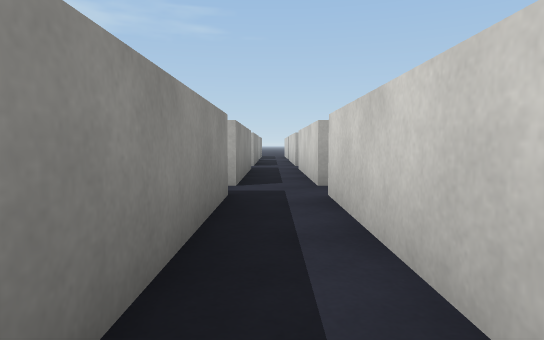
View 1 (above)

23 first-person views from a walk through a Unity game level. The camera is 0.62 m above the floor, tilts 4° down and sees 75° across. The floor is counted in squares, 1 m on a side. Each view is taken from the middle of a square. On the plan, view 1 faces up. The plan holds only what a view shows up to about 10 squares ahead; the rest is blank. The place goes on beyond the plan. Surface patterns are stand-ins for the level's own textures.

View 2
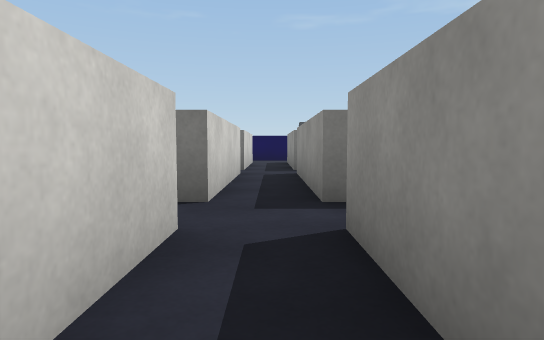

View 3
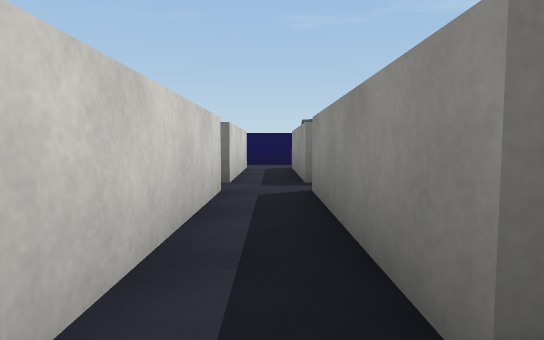

View 4
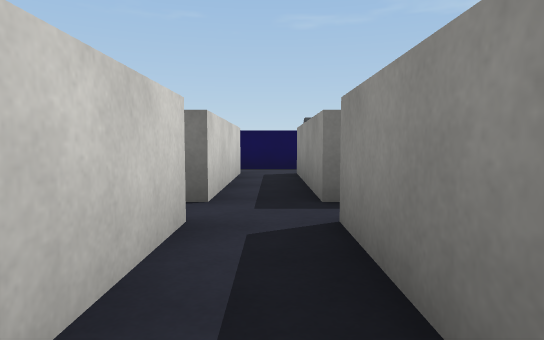

View 5
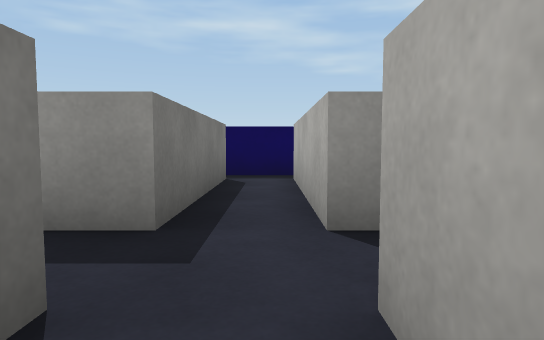

View 6
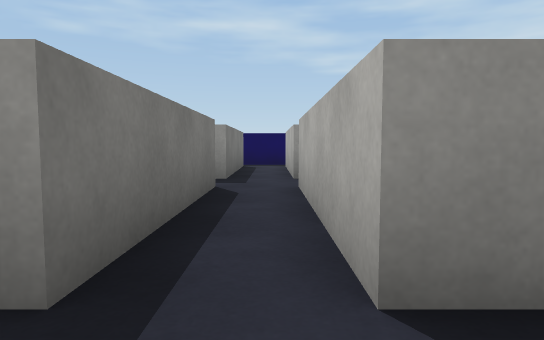

View 7
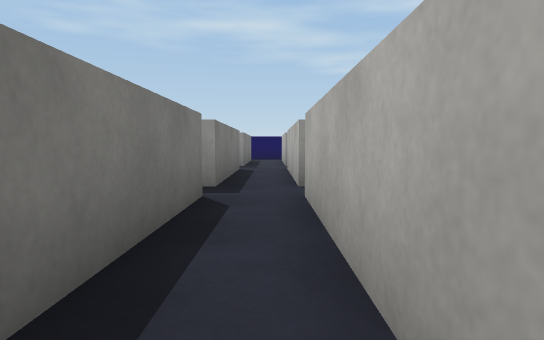

View 8
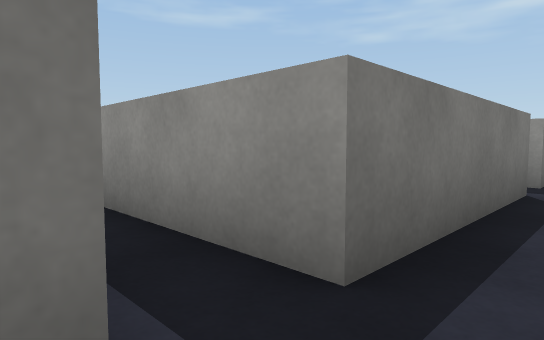

View 9
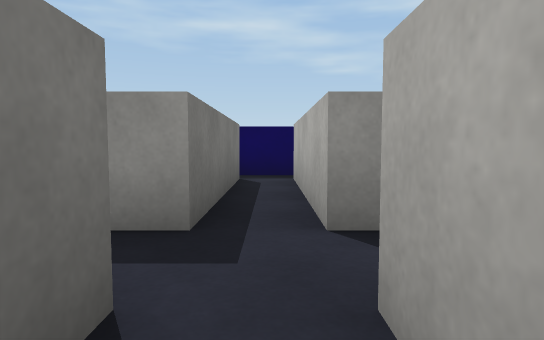

View 10
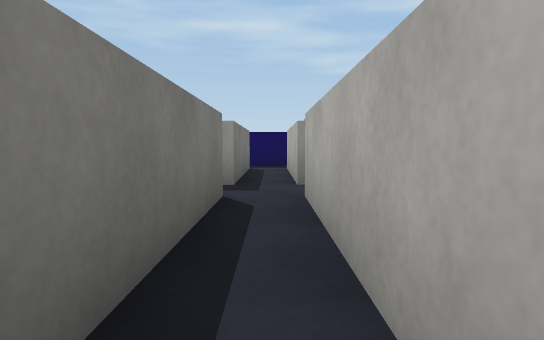

View 11
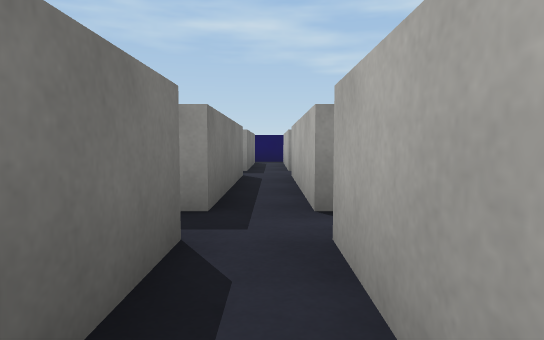

View 12
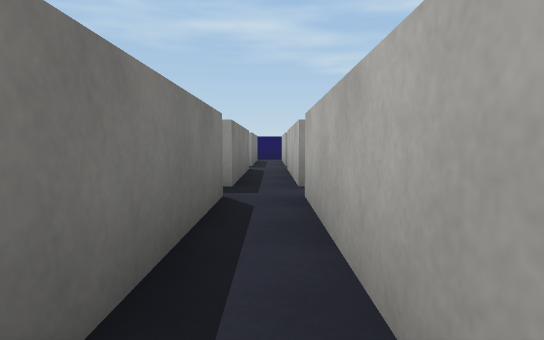

View 13
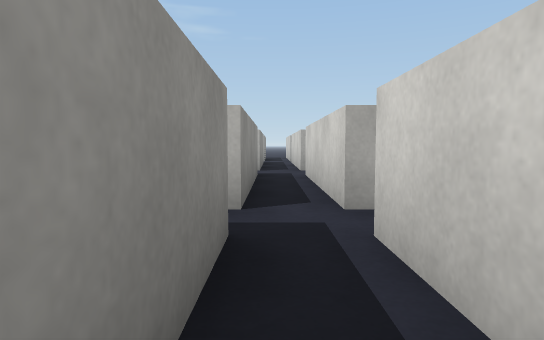

View 14
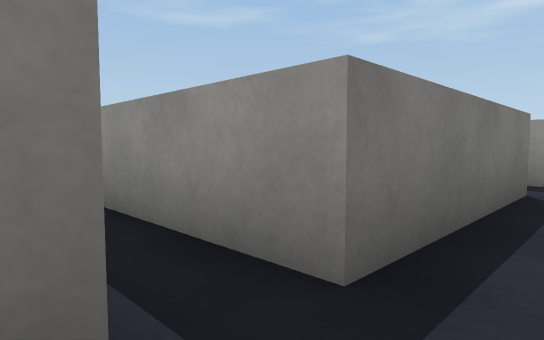

View 15
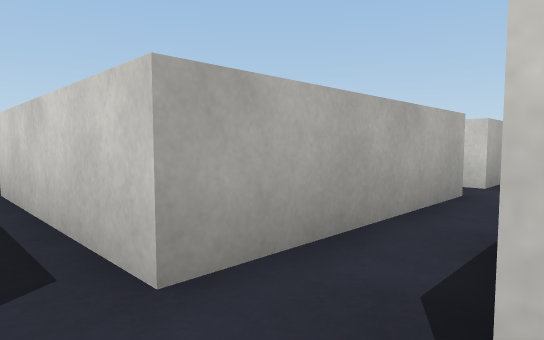

View 16
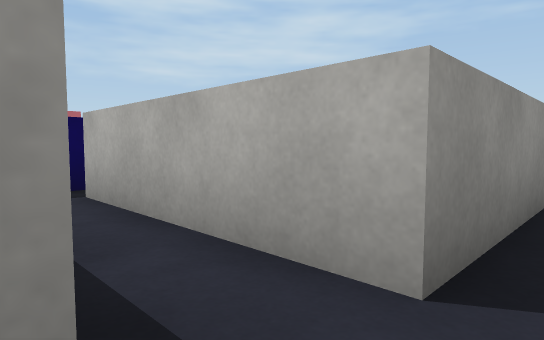

View 17
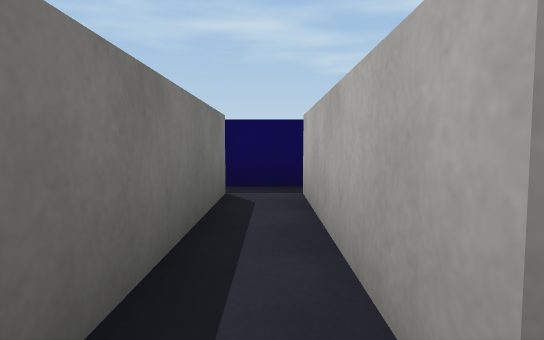

View 18
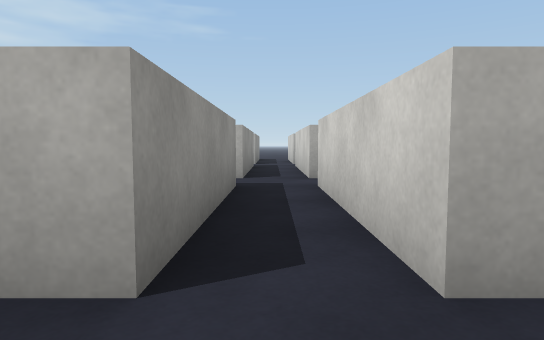

View 19
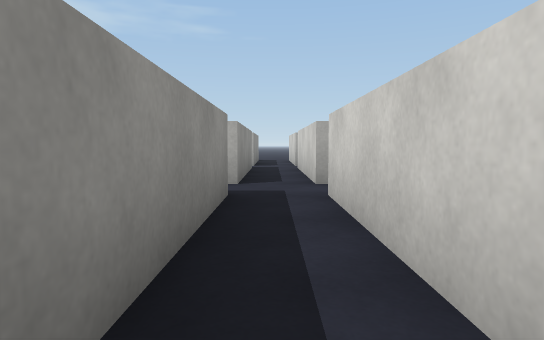

View 20
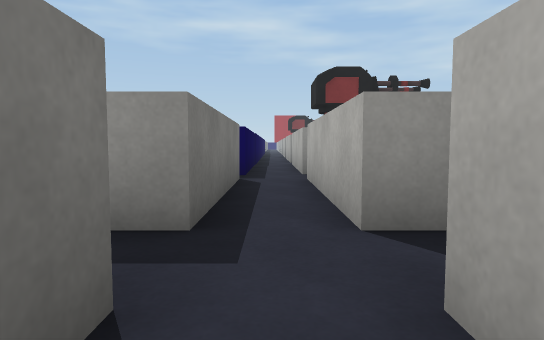

View 21
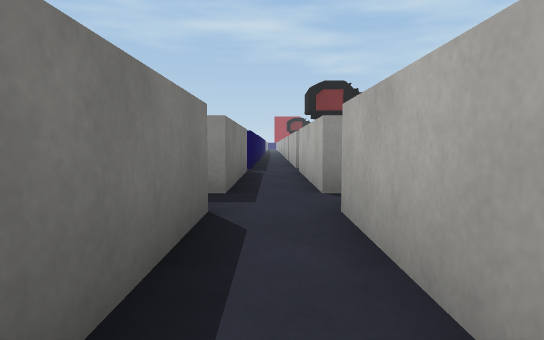

View 22
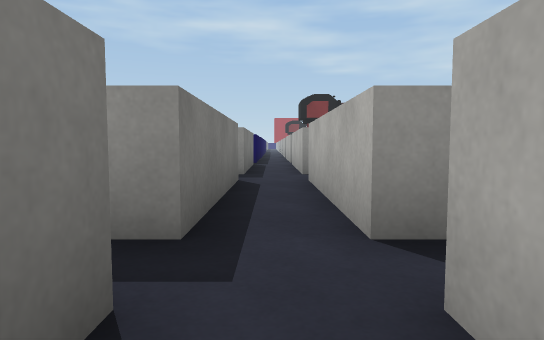

View 23
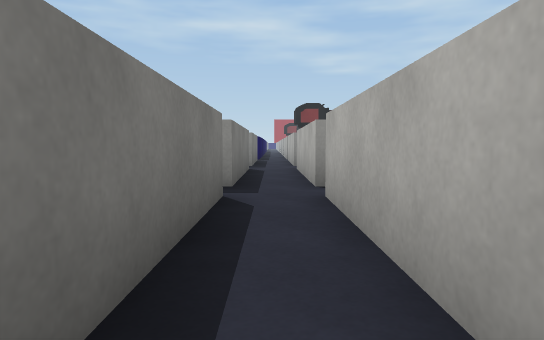

### Floor plan
Points are (right, up) in squares from view 1. A wall is a line through its corners. A room is listed if a view was taken in it or the views show most of it. See-through windows are left out.
Room 1 (views 1, 3, 4, 16)
walls: (0.7, -4.9) (0.7, -0.8); (-0.5, -5.8) (-0.5, -9.9); (-0.5, 0.4) (-4.6, 0.4); (-4.5, -0.8) (-0.5, -0.8) (-0.5, -4.9); (0.7, -9.9) (0.7, -5.8); (-0.8, -11.2) (0.9, -11.2)
ways out: opening at (0, 1) to room 2; opening at (1, 0) to room 3; opening at (-4, 0)
Room 2 (views 2, 17, 18, 19)
walls: (-0.5, 5.4) (-4.6, 5.4); (-4.6, 4.4) (-0.5, 4.4) (-0.5, 0.4); (0.7, 0.4) (0.7, 4.4)
ways out: opening at (0, 1) to room 1; opening at (1, 5) to room 6; opening at (0, 6) to room 10; opening at (-4, 5)
Room 3 (views 5, 15)
walls: (0.7, -0.8) (4.7, -0.8) (4.7, -3.8); (4.7, 0.4) (0.7, 0.4)
ways out: opening at (1, 0) to room 1; opening at (6, 0) to room 4; opening at (5, 1) to room 6
Room 4 (views 6, 7, 14)
walls: (9.8, 0.4) (5.7, 0.4); (5.6, -0.8) (9.7, -0.8) (9.7, -3.8)
ways out: opening at (6, 0) to room 3; opening at (11, 0) to room 5; opening at (10, 1) to room 7
Room 5 (view 8)
walls: (11.6, 0.4) (10.6, 0.4)
ways out: opening at (11, 0) to room 4
Room 6 (views 9, 10, 13)
walls: (4.7, 5.4) (0.7, 5.4); (0.7, 4.4) (4.7, 4.4) (4.7, 0.4); (5.7, 0.4) (5.7, 4.4)
ways out: opening at (1, 5) to room 2; opening at (5, 1) to room 3; opening at (6, 5) to room 7; opening at (5, 6) to room 8
Room 7 (views 11, 12)
walls: (9.5, 5.4) (5.7, 5.4); (5.7, 4.4) (9.2, 4.4)
ways out: opening at (10, 1) to room 4; opening at (6, 5) to room 6
Room 8 (views 20, 21)
walls: (4.7, 10.7) (0.7, 10.7); (0.7, 9.4) (4.7, 9.4) (4.7, 5.4); (5.7, 5.4) (5.7, 9.4)
ways out: opening at (5, 6) to room 6; opening at (6, 10) to room 9; opening at (1, 10) to room 10; opening at (5, 11)
Room 9 (views 22, 23)
walls: (9.2, 10.7) (5.7, 10.7); (5.7, 9.4) (9.2, 9.4)
ways out: opening at (6, 10) to room 8
Room 10 (no view inside)
walls: (-0.5, 10.7) (-4.6, 10.7); (-4.6, 9.4) (-0.5, 9.4) (-0.5, 5.4); (0.7, 5.4) (0.7, 9.4)
ways out: opening at (0, 6) to room 2; opening at (1, 10) to room 8; opening at (-4, 10); opening at (0, 11)

Where each view was taken, in squares from view 1:
view 1: 0 up, 0 right, facing up
view 2: 3 up, 0 right, facing down
view 3: 0 up, 0 right, facing down
view 4: 2 down, 0 right, facing down
view 5: 0 up, 2 right, facing left
view 6: 0 up, 6 right, facing left
view 7: 0 up, 10 right, facing left
view 8: 0 up, 11 right, facing down-left
view 9: 5 up, 2 right, facing left
view 10: 5 up, 5 right, facing left
view 11: 5 up, 8 right, facing left
view 12: 5 up, 10 right, facing left
view 13: 2 up, 5 right, facing up
view 14: 0 up, 6 right, facing down-left
view 15: 1 down, 5 right, facing up-right
view 16: 1 down, 0 right, facing up-left
view 17: 5 up, 0 right, facing left
view 18: 4 up, 0 right, facing up
view 19: 5 up, 0 right, facing up
view 20: 10 up, 2 right, facing left
view 21: 10 up, 4 right, facing left
view 22: 10 up, 7 right, facing left
view 23: 10 up, 10 right, facing left
